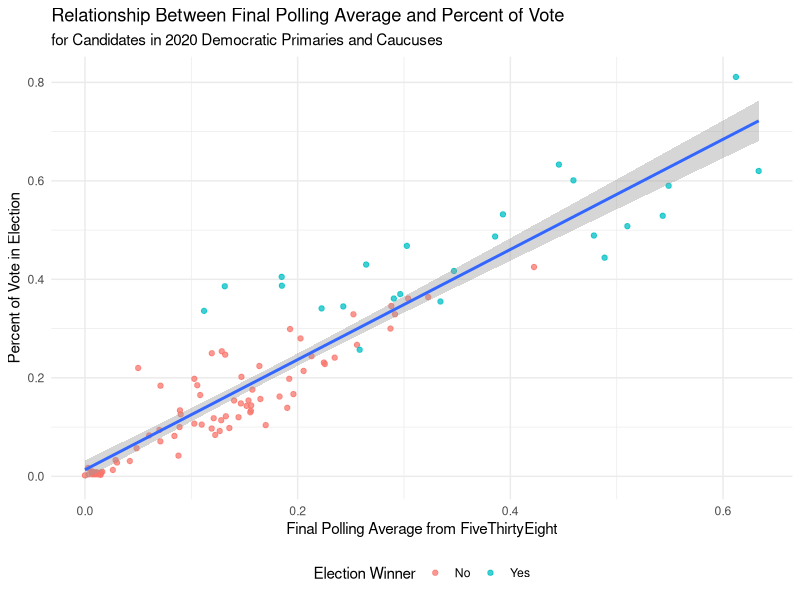
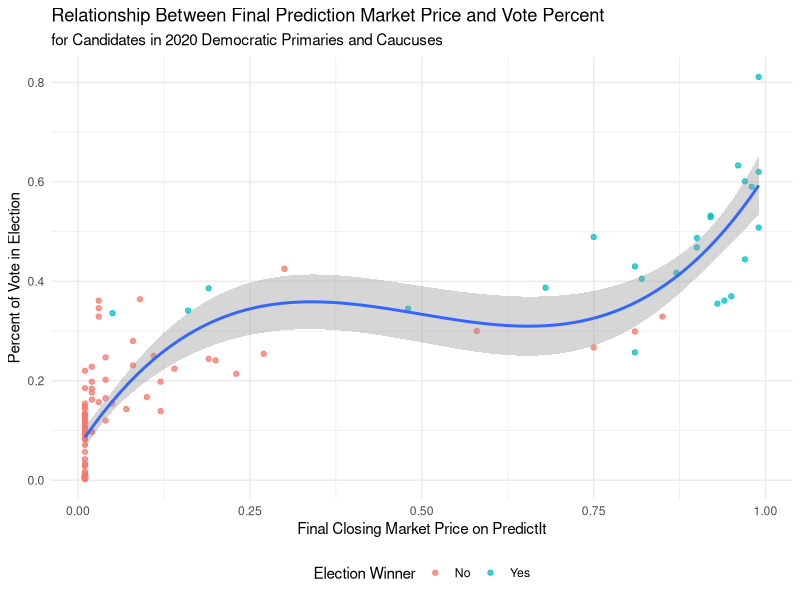

The R script that drew these images, in order:
## ---- chunk 1
knitr::opts_chunk$set(echo = TRUE)
## ---- chunk 2

library(tidyverse)

## ---- chunk 3

dem_primary <- read.csv("data/processed-data/dem_primary.csv") %>% 
  select(-X)

final_results_data <- read.csv("data/processed-data/final_results_data.csv") %>% 
  select(-X)

## ---- chunk 4

final_results_data %>%
  ggplot(aes(x = poll_estimate, y = vote_percent)) +
  geom_point(aes(color = winner), alpha = 0.75) +
  stat_smooth(method="lm", se=TRUE) +
  theme_minimal() +
  theme(legend.position="bottom") +
  labs(title = "Relationship Between Final Polling Average and Percent of Vote",
       subtitle = "for Candidates in 2020 Democratic Primaries and Caucuses",
       x = "Final Polling Average from FiveThirtyEight",
       y = "Percent of Vote in Election",
       color = "Election Winner")

## ---- chunk 5

final_results_data %>%
  ggplot(aes(x = market_close, y = vote_percent)) +
  geom_point(aes(color = winner), alpha = 0.75) +
  stat_smooth(method="lm",
                formula=y ~ poly(x, 3, raw=TRUE)) +
  theme_minimal() +
  theme(legend.position="bottom") +
  labs(title = "Relationship Between Final Prediction Market Price and Vote Percent",
       subtitle = "for Candidates in 2020 Democratic Primaries and Caucuses",
       x = "Final Closing Market Price on PredictIt",
       y = "Percent of Vote in Election",
       color = "Election Winner")

